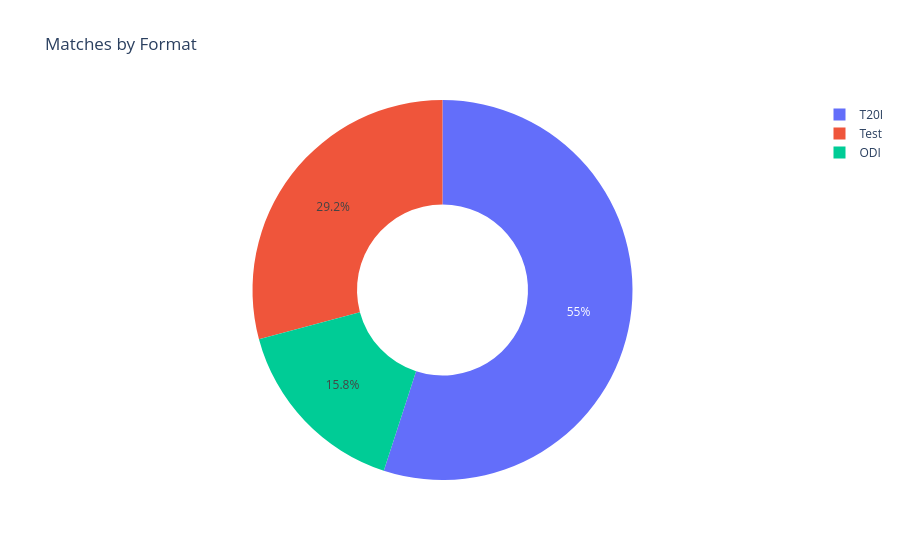

Notebook code cell kept with this figure:
### Markdown cell above
**Q5. Format-wise match distribution (T20I / ODI / Test).**

### Code cell
q5 = run_sql('''
SELECT format, COUNT(*) AS matches FROM matches GROUP BY format;
''')
fig = px.pie(q5, names="format", values="matches", title="Matches by Format", hole=0.45)
fig.show()

### Figure 1 — Plotly figure (JSON) as saved in the notebook; plotly's stock layout.template omitted (floating-point values rounded to 4 significant figures)
{"data": [{"domain": {"x": [0, 1], "y": [0, 1]}, "hole": 0.45, "hovertemplate": "format=%{label}<br>matches=%{value}<extra></extra>", "labels": ["ODI", "T20I", "Test"], "legendgroup": "", "name": "", "showlegend": true, "type": "pie", "values": [19, 66, 35]}], "layout": {"legend": {"tracegroupgap": 0}, "title": {"text": "Matches by Format"}}}
